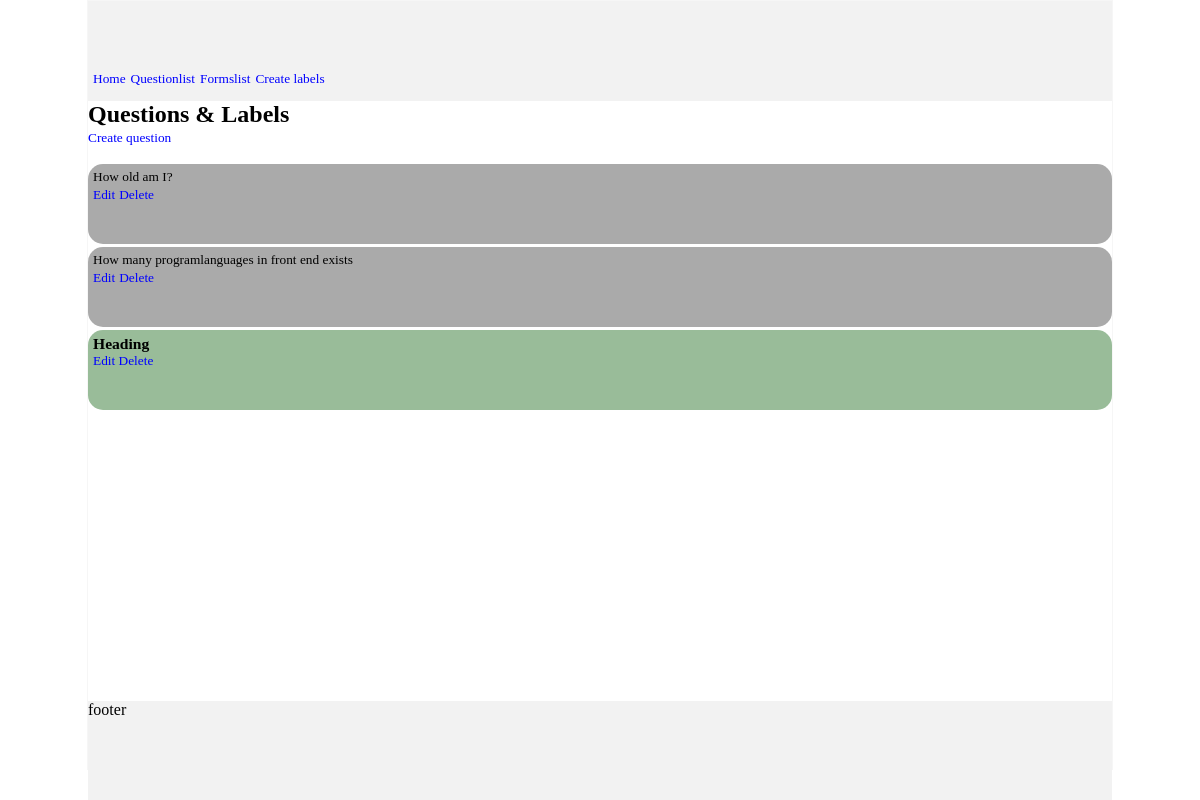
The app's page /index.php/welcome/list_questions with its own data.
### tables this page shows
CREATE TABLE IF NOT EXISTS `questions` (
  `id` int(11) NOT NULL AUTO_INCREMENT,
  `author_id` int(11) NOT NULL,
  `created` timestamp NOT NULL DEFAULT CURRENT_TIMESTAMP,
  `question` text NOT NULL,
  `type` int(11) NOT NULL,
  `answ` text,
  `answ1` text,
  `answ2` text,
  `answ3` text,
  `answ4` text,
  `answ5` text,
  PRIMARY KEY (`id`)
);

### application/controllers/welcome.php (called while the page is built, shortened)
<?php
class Welcome extends CI_Controller {
    public function list_questions() {
        $data['include'] = __FUNCTION__;
        $data['content'] = $this->questions->list_questions();
        $i = 0;
        foreach ($data['content'] as $item) {
            $data['content'][$i]['tags'] = $this->tags->retrieve_question_tags($item['id']);
            $i++;
        }
        $this->load->view('index', $data);
    }
}

### index.php (called while the page is built, shortened)
<?php
require_once BASEPATH.'core/CodeIgniter.php';

### application/models/questions.php (called while the page is built, shortened)
<?php
class questions extends CI_Model{
    function list_questions(){
        $query = $this->db->get('questions');
        return $query->result_array();
    }
}
?>

### application/views/list_questions.php (the view, shortened to what this page needs)
<?php
echo '<h2>Questions & Labels</h2>';
echo anchor('welcome/create_question', 'Create question').'<br/><br/>';
foreach ($content as $item) {
    switch ($item['type']) {
        case '2': echo '<dl class="questions"><dt id="' . $item['id'] . '">' . ' ' . $item['question'] . '<dt><dd><ul><li>' . $item['answ1'] . '(Correct)</li><li>' . $item['answ2'] . '</li><li>' . $item['answ3'] . '</li><li>' . $item['answ4'] . '</li><li>' . $item['answ5'] . '</li></dd>' . anchor("welcome/edit_question/{$item['id']}", "Edit") .' '. anchor("welcome/delete_question/{$item['id']}", 'Delete');
            break;
        case '3': echo '<dl class="questions"><dt id="' . $item['id'] . '">' . ' ' . $item['question'] . '<dt><dd><ul><li>' . $item['answ1'] . '(Correct)</li><li>' . $item['answ2'] . '</li><li>' . $item['answ3'] . '</li><li>' . $item['answ4'] . '</li><li>' . $item['answ5'] . '</li></dd>' . anchor("welcome/edit_question/{$item['id']}", "Edit") .' '. anchor("welcome/delete_question/{$item['id']}", 'Delete');
            break;
        case '4': echo '<dl class="label"><dt id="' . $item['id'] . '"><h3>' . ' ' . $item['question'] . '</h3><dt><dd></dd>' . anchor("welcome/edit_question/{$item['id']}", "Edit") .' '. anchor("welcome/delete_question/{$item['id']}", 'Delete');
            break;
    }
    echo '</dl>';
}
?>

### css/layout.css (style rules this page uses)
body, * { padding: 0; margin: 0; text-decoration: none; list-style-type: none; }

### css/design.css (style rules this page uses)
a:visited, a:active, a { color: blue; }
.questions, .forms, .label { border-radius: 15px; padding: 5px; min-height: 70px; }
.questions, .forms { margin-bottom: 3px; background: #aaa; }
.label { background: #99BC99; }

### css/text.css (style rules this page uses)
p, form, input, textarea, .label, dd, dt, li, a, .tags { font-size: 10pt; }

### records on screen
questions: question "How old am I?", id "Edit", id "Delete"
questions: question "How many programlanguages in front end exists", id "Edit", id "Delete"
questions: question "Heading", id "Edit", id "Delete"

### other values on screen
anchor('welcome/', 'Home') "Home"
anchor('welcome/list_questions', 'Questionlist') "Questionlist"
anchor('welcome/list_forms', 'Formslist') "Formslist"
anchor('welcome/create_labels', 'Create labels') "Create labels"
anchor('welcome/create_question', 'Create question') "Create question"
